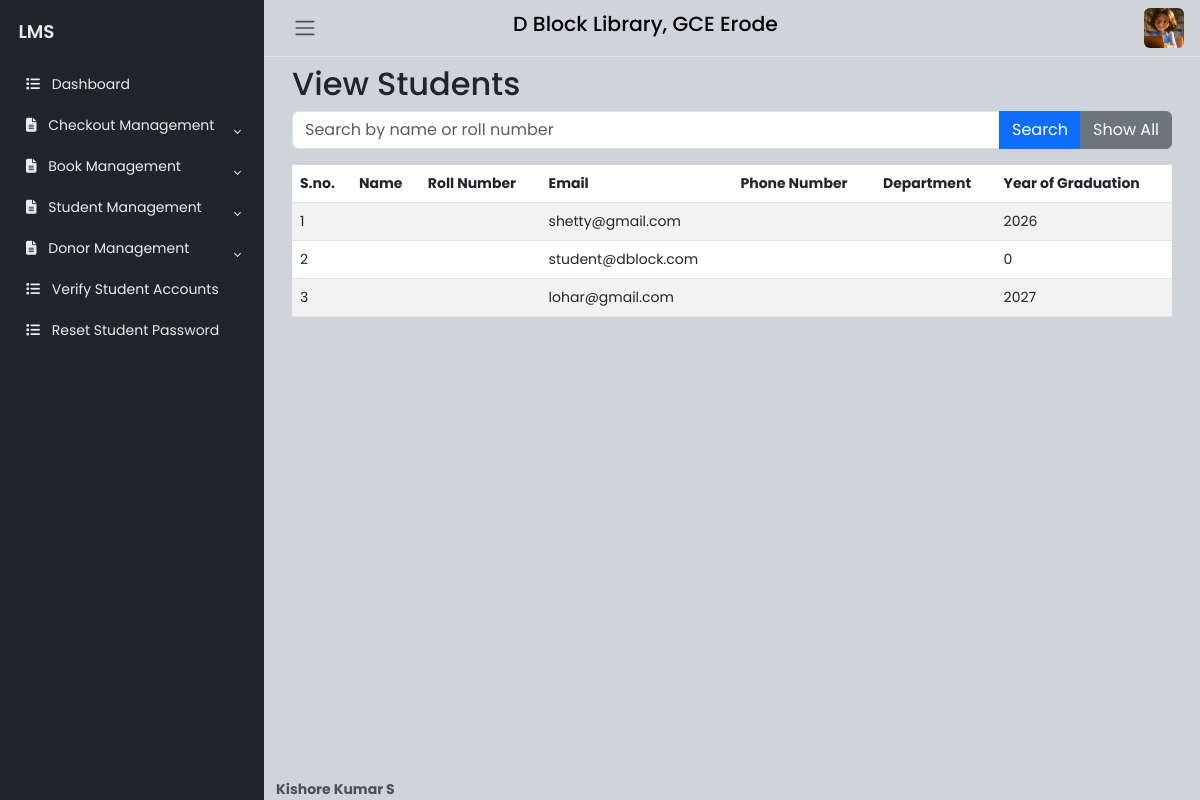
The app's page /lib/viewstudentsdetails (signed in) with its own data.
### website/models.py (models this page shows, shortened)
class User(db.Model, UserMixin):
    __tablename__ = 'user'
    id = Column(Integer, primary_key=True)
    email = Column(String(150), unique=True, nullable=False)
    role = Column(String(50), nullable=False)
    password = Column(String(150), nullable=False)
    name = Column(String(150), nullable=False)
    roll_number = Column(Integer, unique=True, nullable=True)
    phone_number = Column(String(20), nullable=True)
    department = Column(String(150), nullable=True)
    year_of_graduation = Column(Integer, nullable=True)
    is_verified = Column(Boolean, default=False)
    created_at = Column(DateTime, default=lambda: datetime.now(timezone.utc), nullable=True)
    verified_at = Column(DateTime, nullable=True)
    rejected_at = Column(DateTime, nullable=True)
    deleted = Column(Boolean, default=False)
    profile_picture_url = Column(String(255), nullable=True)
    books = relationship('Book', back_populates='student')
    borrowed_books = relationship('BorrowedBook', back_populates='student')

### website/lib.py (the view)
@lib.route('/viewstudentsdetails', methods=['GET', 'POST'])
@login_required
def ViewStudentsDetails():
    role_required_volunteer_librarian()
    search_query = request.args.get('search', '')
    students = User.query.filter(User.role == 'Student').filter(
        or_(User.name.ilike(f'%{search_query}%'), User.roll_number.ilike(f'%{search_query}%'))
    ).all() if search_query else User.query.filter_by(role='Student').all()
    return render_template('ViewStudents.html', students=students, search_query=search_query)

### website/lib.py (called while the page is built)
def role_required_volunteer_librarian():
    if current_user.role.lower() not in ["volunteer", "librarian"]:
        flash("Unauthorized access.", "danger")
        logger.warning(f"[SECURITY] Unauthorized access attempt by {current_user.email}")
        return redirect(url_for("views.home"))

### website/templates/ViewStudents.html (shortened to what this page needs)
{% extends "LibrarianHome.html" %}
{% block libcontent %}
<div class="container" id="viewStudentsContent">
    <h2>View Students</h2>
    <form class="mb-3" method="GET" action="{{ url_for('lib.ViewStudentsDetails') }}">
        <div class="input-group">
            <input type="text" class="form-control" name="search" placeholder="Search by name or roll number" value="{{ search_query }}">
            <button class="btn btn-primary" type="submit">Search</button>
            <a href="{{ url_for('lib.ViewStudentsDetails') }}" class="btn btn-secondary">Show All</a>
        </div>
    </form>
    <div class="table-responsive">
        <table class="table table-striped">
            <thead>
                <tr>
                    <th>S.no.</th>
                    <th>Name</th>
                    <th>Roll Number</th>
                    <th>Email</th>
                    <th>Phone Number</th>
                    <th>Department</th>
                    <th>Year of Graduation</th>
                </tr>
            </thead>
            <tbody>
                {% for student in students %}
                <tr>
                    <td>{{ loop.index }}</td>
                    <td>{{ student.Name }}</td>
                    <td>{{ student.Roll_Number }}</td>
                    <td>{{ student.email }}</td>
                    <td>{{ student.Phone_Number }}</td>
                    <td>{{ student.Department }}</td>
                    <td>{{ student.year_of_graduation }}</td>
                </tr>
                {% endfor %}
            </tbody>
        </table>
    </div>
</div>
{% endblock %}

### website/static/css/BaseFormat.css (style rules this page uses)
body { font-family: 'Poppins', sans-serif; font-size: 0.875rem; opacity: 1; overflow-y: scroll; margin: 0; }
a { cursor: pointer; text-decoration: none; font-family: 'Poppins', sans-serif; }

### records on screen
User: email "shetty@gmail.com", year_of_graduation "2026"
User: email "student@dblock.com", year_of_graduation "0"
User: email "lohar@gmail.com", year_of_graduation "2027"
